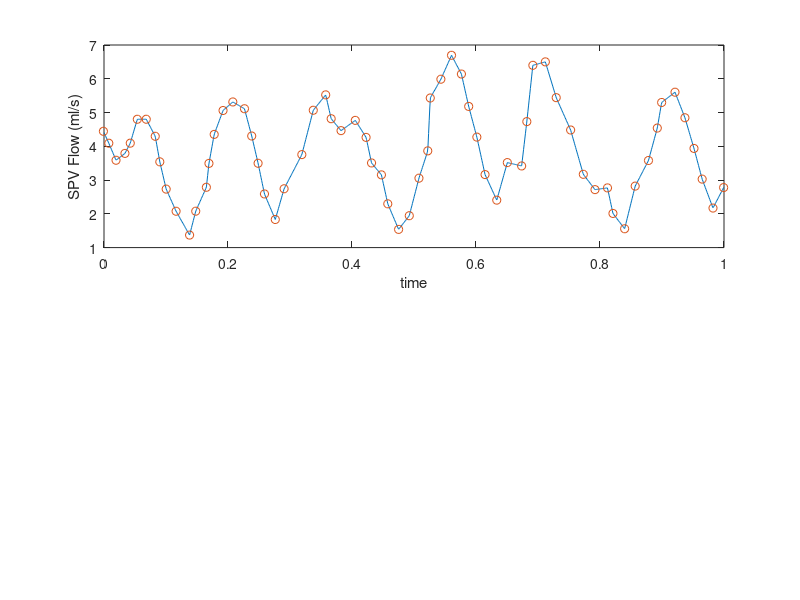

MATLAB code to generate this figure: (Note: this script raises an error after producing the figure.)
close all;
clear all;
clc;
load("skagseth2_flow_pv");
load("skagseth2_P_la");
t_la= skagseth2_P_la(:,1);
P_la=skagseth2_P_la(:,2);
t_pv=skagseth2_flow_pv(:,1);
Q_pv=skagseth2_flow_pv(:,2)*1000/60;
t=linspace(0,1,1000);
pp1_la = interp1(t_la,P_la,t);
qq1_pv = interp1(t_pv,Q_pv,t);
qq1_pv(1000)= Q_pv(68);
P_l= 17*ones(1000,1)'; %mmHg

vol_inflow=0; %ml/s

for i=2:1000
    vol_inflow = vol_inflow + (qq1_pv(i-1)+qq1_pv(i))/2*0.001;
end


%3 cardiac cycles
vol_inflow=vol_inflow/3;

% to make about 5L/min or 70ml/s
vol_inflow=vol_inflow*10


subplot(2,1,1)
plot(t, qq1_pv);
hold on;
plot(skagseth2_flow_pv(:,1), skagseth2_flow_pv(:,2)*1000/60, 'o')
xlabel("time")
ylabel("SPV Flow (ml/s)")
xlim([0,1]);

R0=sum((P_l-pp1_la).*qq1_pv,"all");
R0=R0/sum(qq1_pv.*qq1_pv, "all");

subplot(2,1,2)
plot(t, pp1_la);
hold on;
plot(skagseth2_P_la(:,1), skagseth2_P_la(:,2), 'o')
plot(t, P_l-qq1_pv*R0);
xlabel("time")
ylabel("LA Pressure (mmHg)")
xlim([0,1]);
legend("Pressure data", "Data points","Approximated pressure with approx. resistance")

% this LA has 5 pulmonary veins - calculating resistance for each:
R_pv=R0/5

figure
plot(t, (P_l-pp1_la)./qq1_pv)
hold on;
plot(t, R0*ones(1000,1))
plot(t, mean((P_l-pp1_la)./qq1_pv)*ones(1000,1))
title("R (mmHg*s)/ml")
legend("R", "R_0", "R_average")

